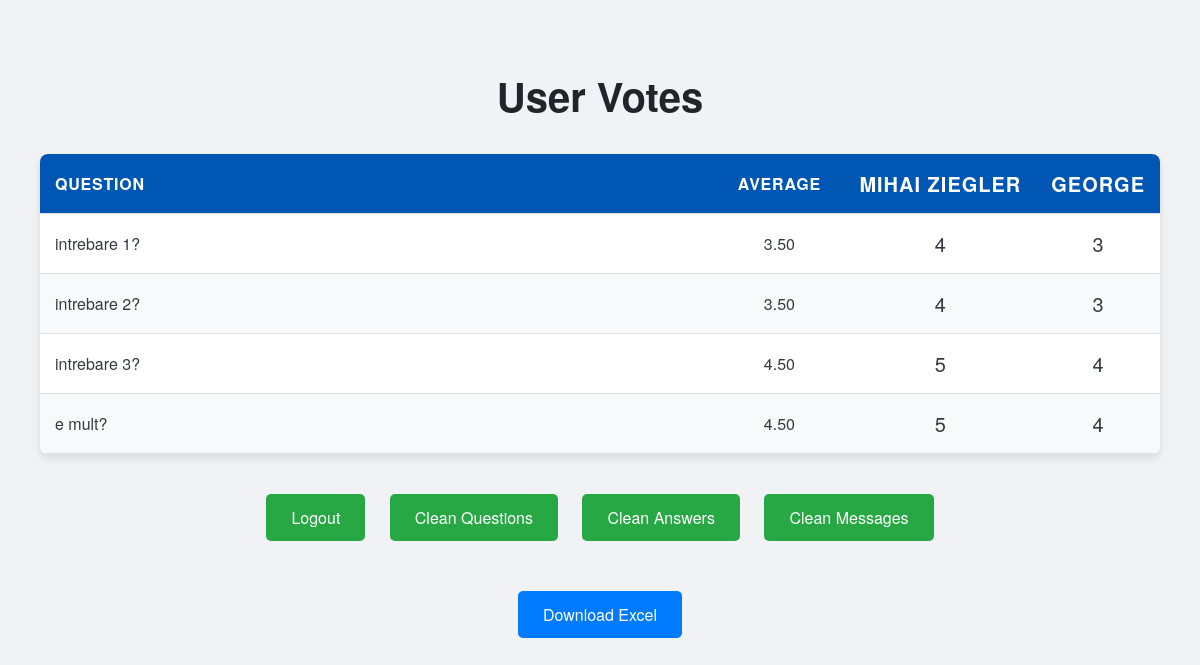
Screenshot of /admin/statistics (signed in) with the database file from the repository.
### app.py (models this page shows, shortened)
class User(db.Model, UserMixin):
    id = db.Column(db.Integer, primary_key=True)
    username = db.Column(db.String(150), nullable=False, unique=True)
    password = db.Column(db.String(150), nullable=False)
    email = db.Column(db.String(150), unique=True, nullable=True)
    is_confirmed = db.Column(db.String(150), nullable=True)
    confirmed_on = db.Column(db.DateTime, nullable=True)
    user_type = db.Column(db.String(150), nullable=False)

class UserAnswer(db.Model):
    id = db.Column(db.Integer, primary_key=True)
    question = db.Column(db.String(250), nullable=False)
    answer = db.Column(db.String(250), nullable=False)
    user_id = db.Column(db.Integer, db.ForeignKey('user.id'), nullable=False)

### app.py (the view)
@app.route('/admin/statistics', methods=['GET'])
@login_required
def admin_statistics():
    if current_user.user_type != 'Admin':
        return redirect(url_for('statistics'))
    all_answers = UserAnswer.query.all()
    all_users = {user.id: user.username for user in User.query.all()}
    statistics = {}
    vote_sums = {}
    vote_counts = {}
    for answer in all_answers:
        question = answer.question
        username = all_users.get(answer.user_id, 'Unknown')
        vote = answer.answer
        if question not in statistics:
            statistics[question] = {user: 'No Vote' for user in all_users.values()}  # Initialize with no votes
            vote_sums[question] = 0  # Sum of votes for average calculation
            vote_counts[question] = 0  # Count of votes
        statistics[question][username] = vote
        try:
            numeric_vote = float(vote)  # Attempt to convert to float
            vote_sums[question] += numeric_vote
            vote_counts[question] += 1
        except ValueError:
            pass
    averages = {}
    for question, total in vote_sums.items():
        count = vote_counts[question]
        averages[question] = "{:.2f}".format(total / count) if count > 0 else 'No Votes'
    return render_template('admin_statistics.html', statistics=statistics, all_users=all_users, averages=averages)

### app.py (called while the page is built)
@login_manager.user_loader
def load_user(user_id):
    return db.session.get(User, int(user_id))

### templates/admin_statistics.html (shortened to what this page needs)
<!DOCTYPE html>
<html>
  <head>
  </head>
  <body>
    <div class="container">
      <h1>User Votes</h1>
      <table>
        <thead>
          <tr class="header-row">
            <th class="question">Question</th>
            <th class="average">Average</th>
            {% for username in all_users.values() %}
              <th class="emoji">{{ username }}</th>
            {% endfor %}
          </tr>
        </thead>
        <tbody>
          {% for question, votes in statistics.items() %}
          <tr>
            <td class="question">{{ question }}</td>
            <td class="average">{{ averages[question] if averages[question] != 'No Votes' else 'No Votes' }}</td>
            {% for user in all_users.values() %}
              <td class="emoji">{{ votes[user] if votes[user] != 'No Vote' else 'No Vote' }}</td>
            {% endfor %}
          </tr>
          {% endfor %}
        </tbody>
      </table>
      <div class="btn-group">
        <a href="{{ url_for('logout') }}">Logout</a>
        <a href="{{url_for('clean_database')}}">Clean Questions</a>
        <a href="{{url_for('clean_database_answers')}}">Clean Answers</a>
        <a href="{{url_for('clean_database_messages')}}">Clean Messages</a>
      </div>
      <div class="btn-group">
        <a href="{{ url_for('download_statistics') }}" class="download-btn">Download Excel</a>
      </div>
    </div>
  </body>
</html>

### templates/admin_statistics.html (style rules this page uses)
body { font-family: 'Helvetica Neue', Arial, sans-serif; background-color: #f0f2f5; margin: 20px; color: #343a40; }
h1 { text-align: center; color: #212529; font-size: 2.5rem; margin-bottom: 30px; }
table { width: 100%; border-collapse: separate; border-spacing: 0; background-color: white; box-shadow: 0 4px 8px rgba(0, 0, 0, 0.1); border-radius: 8px; overflow: hidden; margin-bottom: 30px; table-layout: auto; }
th, td { padding: 15px; text-align: left; border-bottom: 1px solid #e0e0e0; white-space: nowrap; overflow: hidden; text-overflow: ellipsis; }
th { background-color: #007bff; color: white; text-transform: uppercase; font-weight: bold; letter-spacing: 0.05em; }
tr:nth-child(even) { background-color: #f8f9fa; }
.header-row th { background-color: #0056b3; }
.question { max-width: 500px; white-space: normal; word-wrap: break-word; }
.average { width: 100px; text-align: center; }
.emoji { width: 80px; text-align: center; font-size: 20px; }
a { display: inline-block; padding: 12px 25px; margin: 10px; background-color: #28a745; color: white; border-radius: 5px; text-decoration: none; font-size: 1rem; transition: background-color 0.3s; }
.download-btn { background-color: #007bff; color: white; padding: 12px 25px; text-align: center; margin-top: 20px; border-radius: 5px; text-decoration: none; font-size: 1rem; transition: background-color 0.3s; }
.container { max-width: 1200px; margin: 0 auto; padding: 20px; }
.btn-group { text-align: center; margin-bottom: 20px; }

### rows the page displays
User: username "MIHAI ZIEGLER", username "4", username "5"
User: username "GEORGE", username "3", username "4"
UserAnswer: question "intrebare 1?", question "3.50"
UserAnswer: question "intrebare 2?", question "3.50"
UserAnswer: question "intrebare 3?", question "4.50"
UserAnswer: question "e mult?", question "4.50"
